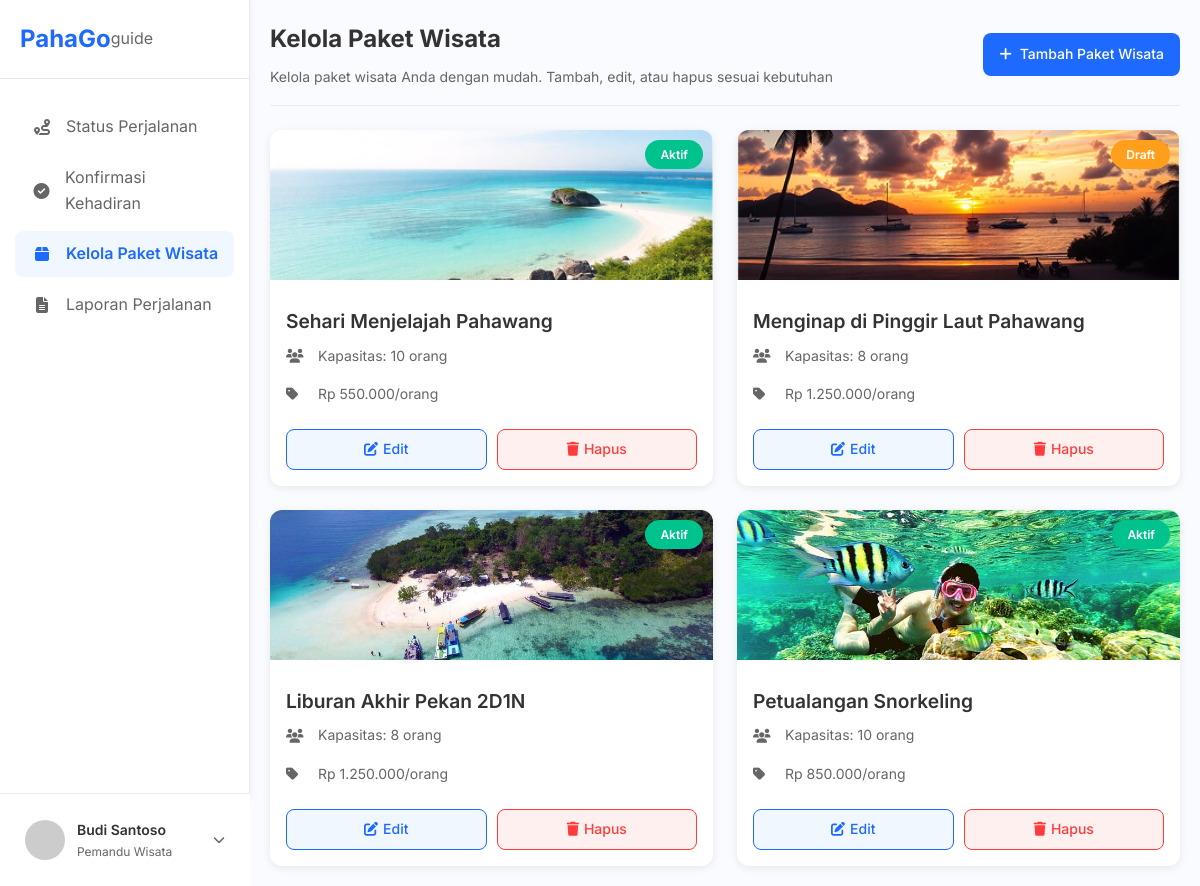
Screenshot of /guide/kelola-paket.php (signed in) with the database file from the repository.
### tables this page shows
CREATE TABLE `packages` (
  `id` int NOT NULL,
  `guide_id` int NOT NULL,
  `title` varchar(255) NOT NULL,
  `description` text NOT NULL,
  `short_description` varchar(255) DEFAULT NULL,
  `price` decimal(10,2) NOT NULL,
  `max_participants` int NOT NULL,
  `duration_days` int NOT NULL,
  `duration_hours` int DEFAULT '0',
  `image_url` varchar(255) DEFAULT NULL,
  `status` enum('active','draft') NOT NULL DEFAULT 'draft',
  `is_bestseller` tinyint(1) DEFAULT '0',
  `is_popular` tinyint(1) DEFAULT '0',
  `rating` decimal(3,1) DEFAULT '0.0',
  `created_at` timestamp NOT NULL DEFAULT CURRENT_TIMESTAMP,
  `updated_at` timestamp NULL DEFAULT NULL ON UPDATE CURRENT_TIMESTAMP
);

### guide/kelola-paket.php (the view, shortened to what this page needs)
<?php
require_once '../includes/db.php';
$guide_id = $_SESSION['guide_id'];
$guide_name = $_SESSION['guide_name'];
$packages = [];
$query = "SELECT * FROM packages WHERE guide_id = ? ORDER BY created_at DESC";
$stmt = $conn->prepare($query);
$stmt->bind_param("i", $guide_id);
$stmt->execute();
$result = $stmt->get_result();
if ($result->num_rows > 0) {
    while ($row = $result->fetch_assoc()) {
        $packages[] = $row;
    }
}
function formatRupiah($angka) {
    return number_format($angka, 0, ',', '.');
}
?>
<!DOCTYPE html>
<html lang="id">
<head>
    <link rel="stylesheet" href="../css/styles.css">
    <link rel="stylesheet" href="../css/guide.css">
    <link rel="stylesheet" href="https://cdnjs.cloudflare.com/ajax/libs/font-awesome/6.4.0/css/all.min.css">
</head>
<body>
    <div class="dashboard">
        <div class="sidebar" id="sidebar">
            <div class="sidebar-header">
                <div class="sidebar-logo">
                    PahaGo<span>guide</span>
                </div>
            </div>
            <div class="sidebar-menu">
                <a href="status-perjalanan.php" class="menu-item">
                    <i class="fas fa-route"></i>
                    <span>Status Perjalanan</span>
                </a>
                <a href="konfirmasi-kehadiran.php" class="menu-item">
                    <i class="fas fa-check-circle"></i>
                    <span>Konfirmasi Kehadiran</span>
                </a>
                <a href="kelola-paket.php" class="menu-item active">
                    <i class="fas fa-box"></i>
                    <span>Kelola Paket Wisata</span>
                </a>
                <a href="laporan-perjalanan.php" class="menu-item">
                    <i class="fas fa-file-alt"></i>
                    <span>Laporan Perjalanan</span>
                </a>
            </div>
            <div class="user-profile">
                <div class="profile-wrapper" id="profileWrapper">
                    <img src="https://ui-avatars.com/api/?name=<?php echo urlencode($guide_name); ?>&background=1e6aff&color=fff"
                        alt="Profile" class="profile-image">
                    <div class="profile-info">
                        <div class="profile-name"><?php echo htmlspecialchars($guide_name); ?></div>
                        <div class="profile-role">Pemandu Wisata</div>
                    </div>
                    <i class="fas fa-chevron-down profile-arrow"></i>
                </div>
            </div>
        </div>
        <div class="content">
            <div class="content-header">
                <div class="content-title">
                    <h1>Kelola Paket Wisata</h1>
                    <p>Kelola paket wisata Anda dengan mudah. Tambah, edit, atau hapus sesuai kebutuhan</p>
                </div>
                <div style="display: flex; align-items: center;">
                    <a href="tambah-paket.php" class="btn-add">
                        <i class="fas fa-plus"></i> Tambah Paket Wisata
                    </a>
                </div>
            </div>
            <?php if (empty($packages)): ?>
                <div class="empty-state">
                    <i class="fas fa-box-open"></i>
                    <h3>Belum Ada Paket Wisata</h3>
                    <p>Anda belum memiliki paket wisata. Mulai tambahkan paket wisata pertama Anda.</p>
                    <a href="tambah-paket.php" class="btn-add">
                        <i class="fas fa-plus"></i> Tambah Paket Wisata
                    </a>
                </div>
            <?php else: ?>
                <div class="package-grid" style="margin-top: 24px;">
                    <?php foreach ($packages as $package): ?>
                        <div class="package-card">
                            <div class="package-image">
                                <img src="<?php echo htmlspecialchars($package['image_url'] ?? '../img/camping.png'); ?>"
                                    alt="<?php echo htmlspecialchars($package['title']); ?>">
                                <div
                                    class="package-status <?php echo $package['status'] == 'active' ? 'status-active' : 'status-draft'; ?>">
                                    <?php echo $package['status'] == 'active' ? 'Aktif' : 'Draft'; ?>
                                </div>
                            </div>
                            <div class="package-content">
                                  <h3 class="package-title"><?php echo htmlspecialchars($package['title']); ?></h3>
                                  <div class="package-info">
                                    <div class="info-item">
                                        <i class="fas fa-users"></i>
                                        Kapasitas: <?php echo htmlspecialchars($package['max_participants']); ?> orang
                                    </div>
                                    <div class="info-item">
                                        <i class="fas fa-tag"></i>
                                        <span>Rp <?php echo formatRupiah($package['price']); ?>/orang</span>
                                    </div>
                                </div>
                                <div class="package-actions">
                                    <a href="edit-paket.php?id=<?php echo $package['id']; ?>" class="btn-edit">
                                        <i class="fas fa-edit"></i> Edit
                                    </a>
                                    <a href="#" class="btn-delete" onclick="confirmDelete(<?php echo $package['id']; ?>)">
                                        <i class="fas fa-trash"></i> Hapus
                                    </a>
                                </div>
                            </div>
                        </div>
                    <?php endforeach; ?>
                </div>
            <?php endif; ?>
        </div>
    </div>
</body>
</html>

### css/styles.css (style rules this page uses)
:root { --text-color: #333; --bg-color: #f5f5f5; --primary-color: #1e6aff; --white: #ffffff; --transition: all 0.3s ease; --primary-hover: #0052e0; --border-color: #e0e0e0; --shadow: 0 2px 10px rgba(0, 0, 0, 0.1); --text-light: #666; --radius: 8px; }
* { margin: 0; padding: 0; box-sizing: border-box; }
body { font-family: "Inter", sans-serif; color: var(--text-color); line-height: 1.6; background-color: var(--bg-color); }
a { text-decoration: none; color: inherit; }
.package-grid { display: grid; grid-template-columns: repeat(auto-fill, minmax(300px, 1fr)); gap: 2rem; }
.package-card { background-color: var(--white); border-radius: var(--radius); overflow: hidden; box-shadow: var(--shadow); transition: var(--transition); }
.package-image { height: 200px; overflow: hidden; }
.package-image img { width: 100%; height: 100%; object-fit: cover; transition: transform 0.5s ease; }
.package-content { padding: 1.5rem; }
.package-content h3 { font-size: 1.2rem; margin-bottom: 0.5rem; }
.profile-image { width: 32px; height: 32px; border-radius: 50%; object-fit: cover; }

### css/guide.css (style rules this page uses)
.dashboard { display: flex; min-height: 100vh; }
.sidebar { width: 250px; background-color: white; border-right: 1px solid #e5e7eb; position: fixed; height: 100vh; z-index: 10; transition: transform 0.3s ease; }
.sidebar-header { padding: 20px; border-bottom: 1px solid #e5e7eb; }
.sidebar-logo { font-size: 24px; font-weight: 700; color: #1e6aff; }
.sidebar-logo span { font-size: 14px; font-weight: 500; color: #666; }
.sidebar-menu { padding: 20px 0; }
.menu-item { display: flex; align-items: center; padding: 12px 20px; color: #666; transition: all 0.3s; text-decoration: none; }
.menu-item.active { background-color: #f5f8ff; color: #1e6aff; border-left: 3px solid #1e6aff; }
.menu-item i { margin-right: 12px; width: 20px; text-align: center; }
.content { flex: 1; margin-left: 250px; padding: 20px; background-color: #f5f8ff; }
.content-header { display: flex; justify-content: space-between; align-items: center; margin-bottom: 24px; }
.content-title h1 { font-size: 24px; margin-bottom: 8px; color: #333; }
.content-title p { color: #666; font-size: 14px; }
.package-grid { display: grid; grid-template-columns: repeat(auto-fill, minmax(300px, 1fr)); gap: 20px; margin-top: 20px; }
.package-card { background-color: white; border-radius: 8px; overflow: hidden; box-shadow: 0 2px 10px rgba(0, 0, 0, 0.05); }
.package-image { height: 150px; position: relative; }
.package-image img { width: 100%; height: 100%; object-fit: cover; }
.package-status { position: absolute; top: 10px; right: 10px; padding: 4px 12px; border-radius: 50px; font-size: 12px; font-weight: 600; color: white; }
.status-active { background-color: #20c997; }
.status-draft { background-color: #fd7e14; }
.package-content { padding: 16px; }
.package-title { font-size: 16px; font-weight: 600; margin-bottom: 12px; }
.package-info { display: flex; flex-direction: column; gap: 8px; margin-bottom: 16px; }
.info-item { display: flex; align-items: center; font-size: 14px; color: #666; }
.info-item i { width: 16px; margin-right: 8px; color: #1e6aff; }
.package-actions { display: flex; gap: 10px; }
.btn-edit, .btn-delete { flex: 1; padding: 8px; border-radius: 6px; font-size: 14px; font-weight: 500; text-align: center; cursor: pointer; transition: all 0.3s; display: flex; align-items: center; justify-content: center; text-decoration: none; }
.btn-edit { background-color: #f5f8ff; color: #1e6aff; border: 1px solid #1e6aff; }
.btn-delete { background-color: #fff5f5; color: #ff4d4f; border: 1px solid #ff4d4f; }
.btn-add { background-color: #1e6aff; color: white; padding: 10px 16px; border-radius: 6px; font-size: 14px; font-weight: 500; cursor: pointer; transition: all 0.3s; border: none; display: flex; align-items: center; text-decoration: none; }
.btn-add i { margin-right: 8px; }
.user-profile { position: relative; bottom: 0; width: 250px; padding: 16px; background-color: white; border-top: 1px solid #e5e7eb; display: flex; flex-direction: column; }
.profile-wrapper { cursor: pointer; display: flex; align-items: center; padding: 10px; border-radius: 8px; transition: background-color 0.2s; }
.profile-image { width: 40px; height: 40px; border-radius: 50%; margin-right: 12px; object-fit: cover; }
.profile-info { flex: 1; }
.profile-name { font-weight: 600; font-size: 14px; color: #333; }
.profile-role { font-size: 12px; color: #666; }
.profile-arrow { font-size: 12px; color: #666; transition: transform 0.2s; }

### rows the page displays
packages: image_url (picture), status "Aktif", title "Sehari Menjelajah Pahawang", max_participants "10", price "550.000"
packages: image_url (picture), status "Draft", title "Menginap di Pinggir Laut Pahawang", max_participants "8", price "1.250.000"
packages: image_url (picture), status "Aktif", title "Liburan Akhir Pekan 2D1N", max_participants "8", price "1.250.000"
packages: image_url (picture), status "Aktif", title "Petualangan Snorkeling", max_participants "10", price "850.000"

### other values shown
$guide_name "Budi Santoso"
